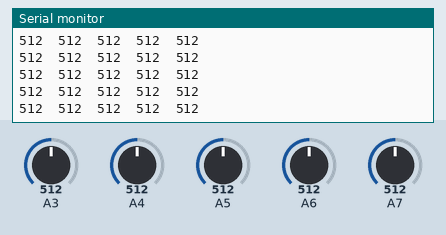
Bench run of a sketch on a simulated Arduino Nano, built with avr-gcc and run on an emulated ATmega328P. On the bench: the last lines printed to the serial monitor. The inputs (shaded band) are chosen by the test bench; at power-on: A3 = 512, A4 = 512, A5 = 512, A6 = 512, A7 = 512.

Above: at 1.2 s.
1.3 s: A3 set to 108
At 1.9 s:
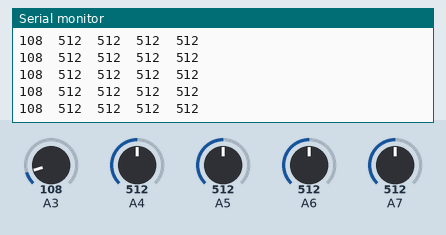
2.8 s: A3 set to 88
At 3.7 s:
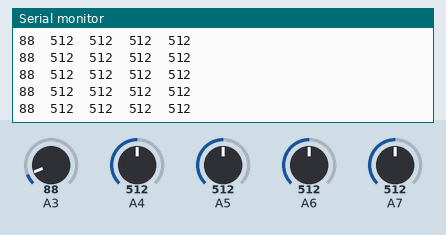
8.8 s: A4 set to 104
At 9.8 s:
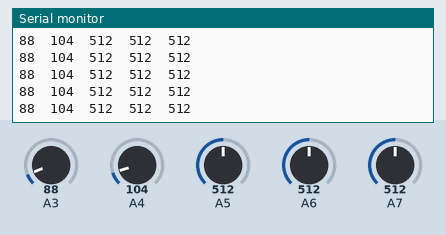
10.3 s: A4 set to 94
At 10.8 s:
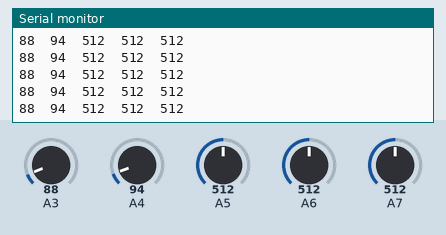
Timing chart, 0 to 13.3 s (numbered marks = the images above; inputs shaded):
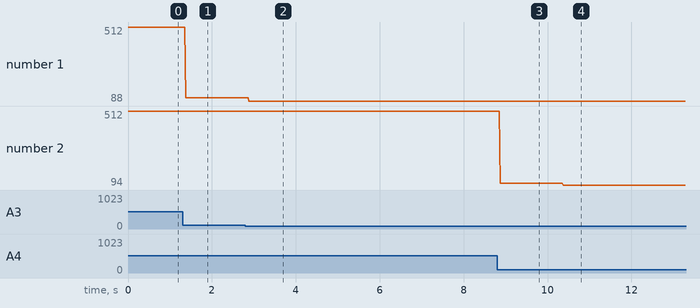

Measured:
- after the input at 1.3 s, the serial monitor: prints a new line after 0.07 s (image 1)
- after the input at 2.8 s, the serial monitor: prints a new line after 0.08 s (image 2)
- after the input at 8.8 s, the serial monitor: prints a new line after 0.07 s (image 3)
- after the input at 10.3 s, the serial monitor: prints a new line after 0.07 s (image 4)
- plotted number 1: 512 → 108 after the input at 1.3 s, 108 → 88 after the input at 2.8 s
- plotted number 2: 512 → 104 after the input at 8.8 s, 104 → 94 after the input at 10.3 s

The sketch:

Analog_Test.ino
```cpp
// Author: RICR - Raj Institute of Coding and Robotics
// https://ricr.in
// contact@ricr.in +918889991736

void setup() {
  pinMode(A3, INPUT);
  pinMode(A4, INPUT);
  pinMode(A5, INPUT);
  pinMode(A6, INPUT);
  pinMode(A7, INPUT);
  Serial.begin(9600);
}

void loop() {
  Serial.print(analogRead(A3));
  Serial.print("\t");
  Serial.print(analogRead(A4));
  Serial.print("\t");
  Serial.print(analogRead(A5));
  Serial.print("\t");
  Serial.print(analogRead(A6));
  Serial.print("\t");
  Serial.print(analogRead(A7));
  Serial.print("\t");
  Serial.println();
}
```
